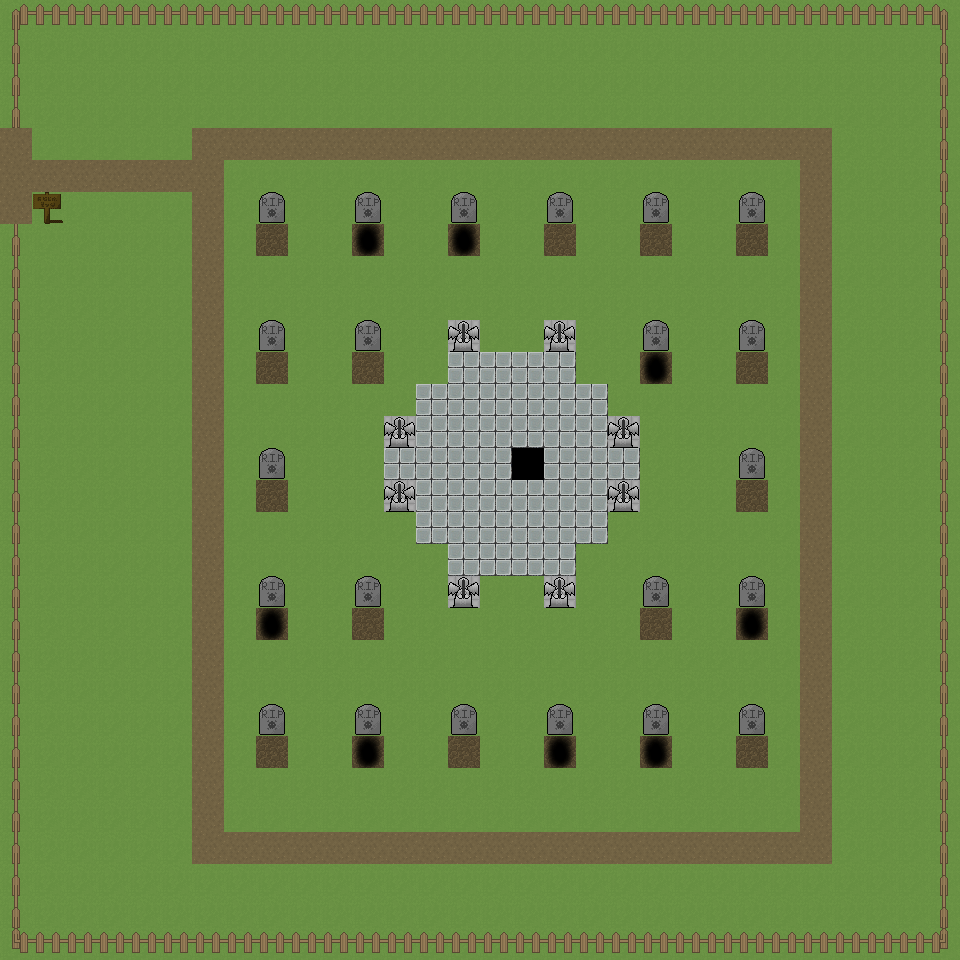

Below is a game level as drawn by its tile map, then a one-line description and the .tmx that defines it (tile-layer data replaced by summaries):
An orthogonal 30x30 tile map with 32x32 px tiles, 1 tile layer (Tile Layer 1), 2 tilesets and 1 object.

<map version="1.0" orientation="orthogonal" renderorder="right-down" width="30" height="30" tilewidth="32" tileheight="32">
 <tileset firstgid="1" name="TileSet_0" tilewidth="32" tileheight="32">
  <image source="TileSet_0.png" width="384" height="512" />
 </tileset>
 <tileset firstgid="193" name="tilea2" tilewidth="32" tileheight="32">
  <image source="tilea2.png" width="512" height="384" />
 </tileset>
 <layer name="Tile Layer 1" width="30" height="30">
  <data>[900 cells, 900 non-empty, 15 distinct tile ids]</data>
 </layer>
 <objectgroup name="walls">
  <object x="4" y="2.66667" width="957.333" height="30.6667" />
 </objectgroup>
</map>
